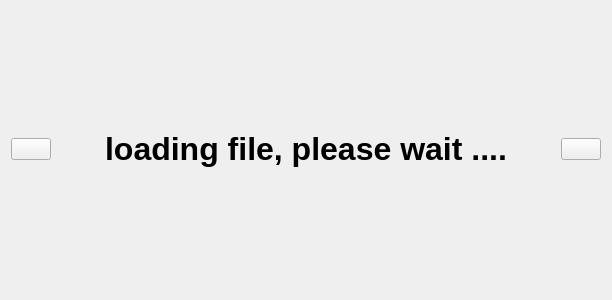
<?xml version="1.0" encoding="UTF-8"?>
<ui version="4.0">
 <class>ImgViewerWindow</class>
 <widget class="QWidget" name="ImgViewerWindow">
  <property name="geometry">
   <rect>
    <x>0</x>
    <y>0</y>
    <width>612</width>
    <height>300</height>
   </rect>
  </property>
  <property name="windowTitle">
    <string notr="true"/>
  </property>
  <layout class="QGridLayout" name="gridLayout">
   <item row="0" column="1">
    <widget class="QLabel" name="imgViewer">
     <property name="text">
      <string>&lt;html&gt;&lt;head/&gt;&lt;body&gt;&lt;p&gt;&lt;span style=&quot; font-size:24pt; font-weight:600;&quot;&gt;loading file, please wait ....&lt;/span&gt;&lt;/p&gt;&lt;/body&gt;&lt;/html&gt;</string>
     </property>
     <property name="alignment">
      <set>Qt::AlignCenter</set>
     </property>
    </widget>
   </item>
   <item row="0" column="0">
    <widget class="QPushButton" name="left_PushButton">
     <property name="sizePolicy">
      <sizepolicy hsizetype="Fixed" vsizetype="Fixed">
       <horstretch>0</horstretch>
       <verstretch>0</verstretch>
      </sizepolicy>
     </property>
     <property name="text">
      <string/>
     </property>
     <property name="icon">
      <iconset resource="img.qrc">
       <normaloff>:/img/img/left.png</normaloff>:/img/img/left.png</iconset>
     </property>
    </widget>
   </item>
   <item row="0" column="2">
    <widget class="QPushButton" name="right_PushButton">
     <property name="sizePolicy">
      <sizepolicy hsizetype="Fixed" vsizetype="Fixed">
       <horstretch>0</horstretch>
       <verstretch>0</verstretch>
      </sizepolicy>
     </property>
     <property name="text">
      <string/>
     </property>
     <property name="icon">
      <iconset resource="img.qrc">
       <normaloff>:/img/img/right.png</normaloff>:/img/img/right.png</iconset>
     </property>
    </widget>
   </item>
  </layout>
 </widget>
 <resources>
  <include location="img.qrc"/>
 </resources>
 <connections/>
</ui>
